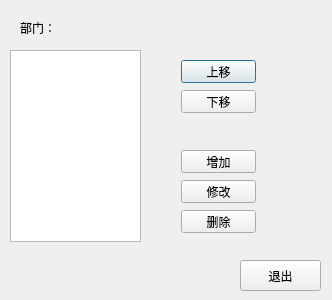
<?xml version="1.0" encoding="UTF-8"?>
<ui version="4.0">
 <class>Dialog</class>
 <widget class="QDialog" name="Dialog">
  <property name="geometry">
   <rect>
    <x>0</x>
    <y>0</y>
    <width>332</width>
    <height>300</height>
   </rect>
  </property>
  <property name="windowTitle">
   <string>部门管理</string>
  </property>
  <widget class="QLabel" name="label">
   <property name="geometry">
    <rect>
     <x>20</x>
     <y>20</y>
     <width>31</width>
     <height>16</height>
    </rect>
   </property>
   <property name="text">
    <string>部门：</string>
   </property>
  </widget>
  <widget class="QPushButton" name="dpt_up_pb">
   <property name="geometry">
    <rect>
     <x>181</x>
     <y>60</y>
     <width>75</width>
     <height>23</height>
    </rect>
   </property>
   <property name="text">
    <string>上移</string>
   </property>
  </widget>
  <widget class="QPushButton" name="dpt_down_pb">
   <property name="geometry">
    <rect>
     <x>181</x>
     <y>90</y>
     <width>75</width>
     <height>23</height>
    </rect>
   </property>
   <property name="text">
    <string>下移</string>
   </property>
  </widget>
  <widget class="QPushButton" name="dpt_add_pb">
   <property name="geometry">
    <rect>
     <x>181</x>
     <y>150</y>
     <width>75</width>
     <height>23</height>
    </rect>
   </property>
   <property name="text">
    <string>增加</string>
   </property>
  </widget>
  <widget class="QPushButton" name="dpt_del_pb">
   <property name="geometry">
    <rect>
     <x>181</x>
     <y>210</y>
     <width>75</width>
     <height>23</height>
    </rect>
   </property>
   <property name="text">
    <string>删除</string>
   </property>
  </widget>
  <widget class="QPushButton" name="dpt_modify_pb">
   <property name="geometry">
    <rect>
     <x>181</x>
     <y>180</y>
     <width>75</width>
     <height>23</height>
    </rect>
   </property>
   <property name="text">
    <string>修改</string>
   </property>
  </widget>
  <widget class="QPushButton" name="dpt_quit_pb">
   <property name="geometry">
    <rect>
     <x>240</x>
     <y>260</y>
     <width>81</width>
     <height>31</height>
    </rect>
   </property>
   <property name="text">
    <string>退出</string>
   </property>
  </widget>
  <widget class="QListView" name="listView">
   <property name="geometry">
    <rect>
     <x>10</x>
     <y>50</y>
     <width>131</width>
     <height>192</height>
    </rect>
   </property>
  </widget>
 </widget>
 <resources/>
 <connections/>
</ui>
